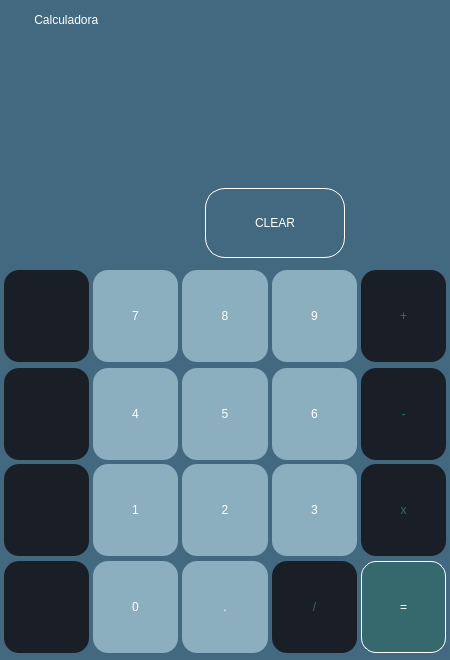
<?xml version="1.0" encoding="UTF-8"?>
<ui version="4.0">
 <class>MainWindow</class>
 <widget class="QMainWindow" name="MainWindow">
  <property name="geometry">
   <rect>
    <x>0</x>
    <y>0</y>
    <width>450</width>
    <height>660</height>
   </rect>
  </property>
  <property name="minimumSize">
   <size>
    <width>450</width>
    <height>660</height>
   </size>
  </property>
  <property name="windowTitle">
   <string>MainWindow</string>
  </property>
  <widget class="QWidget" name="centralwidget">
   <property name="styleSheet">
    <string notr="true">background-color: rgb(67, 105, 128);</string>
   </property>
   <layout class="QVBoxLayout" name="verticalLayout">
    <property name="spacing">
     <number>0</number>
    </property>
    <property name="leftMargin">
     <number>0</number>
    </property>
    <property name="topMargin">
     <number>0</number>
    </property>
    <property name="rightMargin">
     <number>0</number>
    </property>
    <property name="bottomMargin">
     <number>0</number>
    </property>
    <item>
     <widget class="QFrame" name="fr_cerrar">
      <property name="minimumSize">
       <size>
        <width>450</width>
        <height>40</height>
       </size>
      </property>
      <property name="maximumSize">
       <size>
        <width>16777215</width>
        <height>40</height>
       </size>
      </property>
      <property name="styleSheet">
       <string notr="true">border:0px;</string>
      </property>
      <property name="frameShape">
       <enum>QFrame::StyledPanel</enum>
      </property>
      <property name="frameShadow">
       <enum>QFrame::Raised</enum>
      </property>
      <layout class="QHBoxLayout" name="horizontalLayout">
       <property name="spacing">
        <number>0</number>
       </property>
       <property name="leftMargin">
        <number>5</number>
       </property>
       <property name="topMargin">
        <number>0</number>
       </property>
       <property name="rightMargin">
        <number>0</number>
       </property>
       <property name="bottomMargin">
        <number>0</number>
       </property>
       <item>
        <widget class="QLabel" name="icono">
         <property name="minimumSize">
          <size>
           <width>26</width>
           <height>26</height>
          </size>
         </property>
         <property name="maximumSize">
          <size>
           <width>26</width>
           <height>26</height>
          </size>
         </property>
         <property name="text">
          <string/>
         </property>
         <property name="pixmap">
          <pixmap>images/icon.png</pixmap>
         </property>
         <property name="scaledContents">
          <bool>true</bool>
         </property>
         <property name="indent">
          <number>-1</number>
         </property>
        </widget>
       </item>
       <item>
        <widget class="QLabel" name="titulo">
         <property name="styleSheet">
          <string notr="true">border:none;
font: 12pt &quot;Montserrat&quot;;
color: rgb(255, 255, 255);</string>
         </property>
         <property name="text">
          <string> Calculadora</string>
         </property>
        </widget>
       </item>
       <item>
        <spacer name="espaciador_cerrar">
         <property name="orientation">
          <enum>Qt::Horizontal</enum>
         </property>
         <property name="sizeHint" stdset="0">
          <size>
           <width>295</width>
           <height>17</height>
          </size>
         </property>
        </spacer>
       </item>
       <item>
        <widget class="QPushButton" name="bt_parentesis">
         <property name="maximumSize">
          <size>
           <width>0</width>
           <height>0</height>
          </size>
         </property>
         <property name="text">
          <string/>
         </property>
         <property name="shortcut">
          <string>(</string>
         </property>
        </widget>
       </item>
       <item>
        <widget class="QPushButton" name="bt_llaves">
         <property name="maximumSize">
          <size>
           <width>0</width>
           <height>0</height>
          </size>
         </property>
         <property name="text">
          <string/>
         </property>
         <property name="shortcut">
          <string>{</string>
         </property>
        </widget>
       </item>
       <item>
        <widget class="QPushButton" name="bt_corchetes">
         <property name="maximumSize">
          <size>
           <width>0</width>
           <height>0</height>
          </size>
         </property>
         <property name="text">
          <string/>
         </property>
         <property name="shortcut">
          <string>[</string>
         </property>
        </widget>
       </item>
       <item>
        <widget class="QPushButton" name="bt_llaves2">
         <property name="minimumSize">
          <size>
           <width>0</width>
           <height>0</height>
          </size>
         </property>
         <property name="maximumSize">
          <size>
           <width>0</width>
           <height>0</height>
          </size>
         </property>
         <property name="styleSheet">
          <string notr="true">QPushButton{
border:0px;
}</string>
         </property>
         <property name="text">
          <string/>
         </property>
         <property name="shortcut">
          <string>}</string>
         </property>
        </widget>
       </item>
       <item>
        <widget class="QPushButton" name="bt_corchetes2">
         <property name="minimumSize">
          <size>
           <width>0</width>
           <height>0</height>
          </size>
         </property>
         <property name="maximumSize">
          <size>
           <width>0</width>
           <height>0</height>
          </size>
         </property>
         <property name="styleSheet">
          <string notr="true">QPushButton{
border:0px;
}</string>
         </property>
         <property name="text">
          <string/>
         </property>
         <property name="shortcut">
          <string>]</string>
         </property>
        </widget>
       </item>
       <item>
        <widget class="QPushButton" name="bt_parentesis2">
         <property name="minimumSize">
          <size>
           <width>0</width>
           <height>0</height>
          </size>
         </property>
         <property name="maximumSize">
          <size>
           <width>0</width>
           <height>0</height>
          </size>
         </property>
         <property name="styleSheet">
          <string notr="true">QPushButton{
border:0px;
}</string>
         </property>
         <property name="text">
          <string/>
         </property>
         <property name="shortcut">
          <string>)</string>
         </property>
        </widget>
       </item>
       <item>
        <widget class="QPushButton" name="bt_minimizar">
         <property name="minimumSize">
          <size>
           <width>40</width>
           <height>40</height>
          </size>
         </property>
         <property name="maximumSize">
          <size>
           <width>40</width>
           <height>40</height>
          </size>
         </property>
         <property name="styleSheet">
          <string notr="true">QPushButton{
border:0px;
}

QPushButton:hover{
border:0px;
background-color:rgb(139, 175, 191);
}</string>
         </property>
         <property name="text">
          <string/>
         </property>
         <property name="icon">
          <iconset>
           <normaloff>images/minimizar.png</normaloff>images/minimizar.png</iconset>
         </property>
         <property name="iconSize">
          <size>
           <width>40</width>
           <height>40</height>
          </size>
         </property>
        </widget>
       </item>
       <item>
        <widget class="QPushButton" name="bt_reducir">
         <property name="minimumSize">
          <size>
           <width>40</width>
           <height>40</height>
          </size>
         </property>
         <property name="maximumSize">
          <size>
           <width>40</width>
           <height>40</height>
          </size>
         </property>
         <property name="styleSheet">
          <string notr="true">QPushButton{
border:0px;
}

QPushButton:hover{
border:0px;
background-color:rgb(139, 175, 191);
}</string>
         </property>
         <property name="text">
          <string/>
         </property>
         <property name="icon">
          <iconset>
           <normaloff>images/reducir.png</normaloff>images/reducir.png</iconset>
         </property>
         <property name="iconSize">
          <size>
           <width>40</width>
           <height>40</height>
          </size>
         </property>
        </widget>
       </item>
       <item>
        <widget class="QPushButton" name="bt_expandir">
         <property name="minimumSize">
          <size>
           <width>40</width>
           <height>40</height>
          </size>
         </property>
         <property name="maximumSize">
          <size>
           <width>40</width>
           <height>40</height>
          </size>
         </property>
         <property name="styleSheet">
          <string notr="true">QPushButton{
border:0px;
}

QPushButton:hover{
border:0px;
background-color:rgb(139, 175, 191);
}</string>
         </property>
         <property name="text">
          <string/>
         </property>
         <property name="icon">
          <iconset>
           <normaloff>images/expandir.png</normaloff>images/expandir.png</iconset>
         </property>
         <property name="iconSize">
          <size>
           <width>40</width>
           <height>40</height>
          </size>
         </property>
        </widget>
       </item>
       <item>
        <widget class="QPushButton" name="bt_cerrar">
         <property name="minimumSize">
          <size>
           <width>40</width>
           <height>40</height>
          </size>
         </property>
         <property name="maximumSize">
          <size>
           <width>40</width>
           <height>40</height>
          </size>
         </property>
         <property name="styleSheet">
          <string notr="true">QPushButton{
border:0px;
}

QPushButton:hover{
border:0px;
background-color:#ff0000;
}</string>
         </property>
         <property name="text">
          <string/>
         </property>
         <property name="icon">
          <iconset>
           <normaloff>images/cerrar.png</normaloff>images/cerrar.png</iconset>
         </property>
         <property name="iconSize">
          <size>
           <width>32</width>
           <height>32</height>
          </size>
         </property>
        </widget>
       </item>
      </layout>
     </widget>
    </item>
    <item>
     <widget class="QFrame" name="fr_input">
      <property name="minimumSize">
       <size>
        <width>450</width>
        <height>60</height>
       </size>
      </property>
      <property name="maximumSize">
       <size>
        <width>16777215</width>
        <height>60</height>
       </size>
      </property>
      <property name="styleSheet">
       <string notr="true">border:0px;</string>
      </property>
      <property name="frameShape">
       <enum>QFrame::StyledPanel</enum>
      </property>
      <property name="frameShadow">
       <enum>QFrame::Raised</enum>
      </property>
      <layout class="QHBoxLayout" name="horizontalLayout_7">
       <item>
        <widget class="QLabel" name="txt_input">
         <property name="styleSheet">
          <string notr="true">color:rgb(255,255,255);
font:  30pt &quot;Montserrat&quot;;</string>
         </property>
         <property name="text">
          <string/>
         </property>
        </widget>
       </item>
      </layout>
     </widget>
    </item>
    <item>
     <widget class="QFrame" name="fr_output">
      <property name="minimumSize">
       <size>
        <width>450</width>
        <height>80</height>
       </size>
      </property>
      <property name="maximumSize">
       <size>
        <width>16777215</width>
        <height>80</height>
       </size>
      </property>
      <property name="styleSheet">
       <string notr="true">border:0px;</string>
      </property>
      <property name="frameShape">
       <enum>QFrame::StyledPanel</enum>
      </property>
      <property name="frameShadow">
       <enum>QFrame::Raised</enum>
      </property>
      <layout class="QHBoxLayout" name="horizontalLayout_8">
       <item alignment="Qt::AlignVCenter">
        <widget class="QLabel" name="txt_output">
         <property name="styleSheet">
          <string notr="true">color:rgb(255,255,255);
font:  Bold 45pt &quot;Montserrat&quot;;</string>
         </property>
         <property name="text">
          <string/>
         </property>
        </widget>
       </item>
      </layout>
     </widget>
    </item>
    <item>
     <widget class="QFrame" name="fr_clear">
      <property name="minimumSize">
       <size>
        <width>450</width>
        <height>86</height>
       </size>
      </property>
      <property name="maximumSize">
       <size>
        <width>1920</width>
        <height>117</height>
       </size>
      </property>
      <property name="styleSheet">
       <string notr="true">border:0px;</string>
      </property>
      <property name="frameShape">
       <enum>QFrame::StyledPanel</enum>
      </property>
      <property name="frameShadow">
       <enum>QFrame::Raised</enum>
      </property>
      <layout class="QHBoxLayout" name="horizontalLayout_6">
       <property name="spacing">
        <number>4</number>
       </property>
       <property name="leftMargin">
        <number>4</number>
       </property>
       <property name="topMargin">
        <number>0</number>
       </property>
       <property name="rightMargin">
        <number>4</number>
       </property>
       <property name="bottomMargin">
        <number>0</number>
       </property>
       <item>
        <widget class="QPushButton" name="bt_rehacer">
         <property name="minimumSize">
          <size>
           <width>0</width>
           <height>80</height>
          </size>
         </property>
         <property name="styleSheet">
          <string notr="true">QPushButton{
border:0px;
}

QPushButton:hover{
border:0px;
border-radius:20px;
background-color:rgb(139, 175, 191);
}</string>
         </property>
         <property name="text">
          <string/>
         </property>
         <property name="icon">
          <iconset>
           <normaloff>images/redo.png</normaloff>images/redo.png</iconset>
         </property>
         <property name="iconSize">
          <size>
           <width>48</width>
           <height>48</height>
          </size>
         </property>
         <property name="shortcut">
          <string>Ctrl+Y</string>
         </property>
         <property name="checkable">
          <bool>false</bool>
         </property>
        </widget>
       </item>
       <item>
        <widget class="QPushButton" name="bt_deshacer">
         <property name="minimumSize">
          <size>
           <width>0</width>
           <height>80</height>
          </size>
         </property>
         <property name="styleSheet">
          <string notr="true">QPushButton{
border:0px;
}

QPushButton:hover{
border:0px;
border-radius:20px;
background-color:rgb(139, 175, 191);
}</string>
         </property>
         <property name="text">
          <string/>
         </property>
         <property name="icon">
          <iconset>
           <normaloff>images/undo.png</normaloff>images/undo.png</iconset>
         </property>
         <property name="iconSize">
          <size>
           <width>48</width>
           <height>48</height>
          </size>
         </property>
         <property name="shortcut">
          <string>Ctrl+Z</string>
         </property>
         <property name="checkable">
          <bool>false</bool>
         </property>
        </widget>
       </item>
       <item>
        <widget class="QPushButton" name="bt_limpiar">
         <property name="minimumSize">
          <size>
           <width>140</width>
           <height>70</height>
          </size>
         </property>
         <property name="styleSheet">
          <string notr="true">QPushButton{
border-radius:20px;
border: 1px solid rgb(255, 255, 255);
color:rgb(255,255,255);
font:  20pt &quot;Montserrat&quot;;
}

QPushButton:hover{
border:0px;
border-radius:20px;
background-color:rgb(255, 0, 0);
}</string>
         </property>
         <property name="text">
          <string>CLEAR</string>
         </property>
         <property name="shortcut">
          <string>Ctrl+Del</string>
         </property>
        </widget>
       </item>
       <item>
        <widget class="QPushButton" name="bt_borrar">
         <property name="minimumSize">
          <size>
           <width>0</width>
           <height>80</height>
          </size>
         </property>
         <property name="styleSheet">
          <string notr="true">QPushButton{
border:0px;
border-radius:20px;
}

QPushButton:hover{
border:0px;
background-color:rgb(139, 175, 191);
}</string>
         </property>
         <property name="text">
          <string/>
         </property>
         <property name="icon">
          <iconset>
           <normaloff>images/borrar.png</normaloff>images/borrar.png</iconset>
         </property>
         <property name="iconSize">
          <size>
           <width>48</width>
           <height>48</height>
          </size>
         </property>
         <property name="shortcut">
          <string>Backspace</string>
         </property>
         <property name="checkable">
          <bool>false</bool>
         </property>
        </widget>
       </item>
      </layout>
     </widget>
    </item>
    <item>
     <widget class="QFrame" name="fr_789">
      <property name="minimumSize">
       <size>
        <width>450</width>
        <height>100</height>
       </size>
      </property>
      <property name="maximumSize">
       <size>
        <width>1920</width>
        <height>133</height>
       </size>
      </property>
      <property name="styleSheet">
       <string notr="true">border:0px;</string>
      </property>
      <property name="frameShape">
       <enum>QFrame::StyledPanel</enum>
      </property>
      <property name="frameShadow">
       <enum>QFrame::Raised</enum>
      </property>
      <layout class="QHBoxLayout" name="horizontalLayout_5">
       <property name="spacing">
        <number>4</number>
       </property>
       <property name="leftMargin">
        <number>4</number>
       </property>
       <property name="topMargin">
        <number>0</number>
       </property>
       <property name="rightMargin">
        <number>4</number>
       </property>
       <property name="bottomMargin">
        <number>0</number>
       </property>
       <item>
        <widget class="QPushButton" name="bt_parentesis_completo">
         <property name="minimumSize">
          <size>
           <width>78</width>
           <height>92</height>
          </size>
         </property>
         <property name="styleSheet">
          <string notr="true">QPushButton {
    background-color: rgb(26, 30, 39);
    border-radius: 15px;
    color: rgb(54, 105, 110);
}

QPushButton:hover {
	background-color: rgb(139, 175, 191);
}</string>
         </property>
         <property name="text">
          <string/>
         </property>
         <property name="icon">
          <iconset>
           <normaloff>images/parentesis.png</normaloff>images/parentesis.png</iconset>
         </property>
         <property name="iconSize">
          <size>
           <width>48</width>
           <height>48</height>
          </size>
         </property>
        </widget>
       </item>
       <item>
        <widget class="QPushButton" name="bt_7">
         <property name="minimumSize">
          <size>
           <width>78</width>
           <height>92</height>
          </size>
         </property>
         <property name="styleSheet">
          <string notr="true">QPushButton {
	background-color: rgb(139, 175, 191);
    border-radius: 15px;
    color: rgb(255, 255, 255);
	font: 30pt &quot;Montserrat&quot;;
}

QPushButton:hover {
	background-color: rgb(26, 30, 39);
}</string>
         </property>
         <property name="text">
          <string>7</string>
         </property>
         <property name="shortcut">
          <string>7</string>
         </property>
        </widget>
       </item>
       <item>
        <widget class="QPushButton" name="bt_8">
         <property name="minimumSize">
          <size>
           <width>78</width>
           <height>92</height>
          </size>
         </property>
         <property name="styleSheet">
          <string notr="true">QPushButton {
	background-color: rgb(139, 175, 191);
    border-radius: 15px;
    color: rgb(255, 255, 255);
	font: 30pt &quot;Montserrat&quot;;
}

QPushButton:hover {
	background-color: rgb(26, 30, 39);
}</string>
         </property>
         <property name="text">
          <string>8</string>
         </property>
         <property name="shortcut">
          <string>8</string>
         </property>
        </widget>
       </item>
       <item>
        <widget class="QPushButton" name="bt_9">
         <property name="minimumSize">
          <size>
           <width>78</width>
           <height>92</height>
          </size>
         </property>
         <property name="styleSheet">
          <string notr="true">QPushButton {
	background-color: rgb(139, 175, 191);
    border-radius: 15px;
    color: rgb(255, 255, 255);
	font:  30pt &quot;Montserrat&quot;;
}

QPushButton:hover {
	background-color: rgb(26, 30, 39);
}</string>
         </property>
         <property name="text">
          <string>9</string>
         </property>
         <property name="shortcut">
          <string>9</string>
         </property>
        </widget>
       </item>
       <item>
        <widget class="QPushButton" name="bt_sum">
         <property name="minimumSize">
          <size>
           <width>78</width>
           <height>92</height>
          </size>
         </property>
         <property name="styleSheet">
          <string notr="true">QPushButton {
    background-color: rgb(26, 30, 39);
    border-radius: 15px;
    color: rgb(54, 105, 110);
	font: 30pt &quot;Montserrat&quot;;
}

QPushButton:hover {
	background-color: rgb(139, 175, 191);
}
</string>
         </property>
         <property name="text">
          <string>+</string>
         </property>
         <property name="shortcut">
          <string>+</string>
         </property>
        </widget>
       </item>
      </layout>
     </widget>
    </item>
    <item>
     <widget class="QFrame" name="fr_456">
      <property name="minimumSize">
       <size>
        <width>450</width>
        <height>96</height>
       </size>
      </property>
      <property name="maximumSize">
       <size>
        <width>1920</width>
        <height>129</height>
       </size>
      </property>
      <property name="styleSheet">
       <string notr="true">border:0px;</string>
      </property>
      <property name="frameShape">
       <enum>QFrame::StyledPanel</enum>
      </property>
      <property name="frameShadow">
       <enum>QFrame::Raised</enum>
      </property>
      <layout class="QHBoxLayout" name="horizontalLayout_4">
       <property name="spacing">
        <number>4</number>
       </property>
       <property name="leftMargin">
        <number>4</number>
       </property>
       <property name="topMargin">
        <number>0</number>
       </property>
       <property name="rightMargin">
        <number>4</number>
       </property>
       <property name="bottomMargin">
        <number>0</number>
       </property>
       <item>
        <widget class="QPushButton" name="bt_llaves_completo">
         <property name="minimumSize">
          <size>
           <width>78</width>
           <height>92</height>
          </size>
         </property>
         <property name="styleSheet">
          <string notr="true">QPushButton {
    background-color: rgb(26, 30, 39);
    border-radius: 15px;
    color: rgb(54, 105, 110);
}

QPushButton:hover {
	background-color: rgb(139, 175, 191);
}</string>
         </property>
         <property name="text">
          <string/>
         </property>
         <property name="icon">
          <iconset>
           <normaloff>images/llaves.png</normaloff>images/llaves.png</iconset>
         </property>
         <property name="iconSize">
          <size>
           <width>48</width>
           <height>48</height>
          </size>
         </property>
        </widget>
       </item>
       <item>
        <widget class="QPushButton" name="bt_4">
         <property name="minimumSize">
          <size>
           <width>78</width>
           <height>92</height>
          </size>
         </property>
         <property name="styleSheet">
          <string notr="true">QPushButton {
	background-color: rgb(139, 175, 191);
    border-radius: 15px;
    color: rgb(255, 255, 255);
	font: 30pt &quot;Montserrat&quot;;
}

QPushButton:hover {
	background-color: rgb(26, 30, 39);
}</string>
         </property>
         <property name="text">
          <string>4</string>
         </property>
         <property name="shortcut">
          <string>4</string>
         </property>
        </widget>
       </item>
       <item>
        <widget class="QPushButton" name="bt_5">
         <property name="minimumSize">
          <size>
           <width>78</width>
           <height>92</height>
          </size>
         </property>
         <property name="styleSheet">
          <string notr="true">QPushButton {
	background-color: rgb(139, 175, 191);
    border-radius: 15px;
    color: rgb(255, 255, 255);
	font: 30pt &quot;Montserrat&quot;;
}

QPushButton:hover {
	background-color: rgb(26, 30, 39);
}</string>
         </property>
         <property name="text">
          <string>5</string>
         </property>
         <property name="shortcut">
          <string>5</string>
         </property>
        </widget>
       </item>
       <item>
        <widget class="QPushButton" name="bt_6">
         <property name="minimumSize">
          <size>
           <width>78</width>
           <height>92</height>
          </size>
         </property>
         <property name="styleSheet">
          <string notr="true">QPushButton {
	background-color: rgb(139, 175, 191);
    border-radius: 15px;
    color: rgb(255, 255, 255);
	font: 30pt &quot;Montserrat&quot;;
}

QPushButton:hover {
	background-color: rgb(26, 30, 39);
}</string>
         </property>
         <property name="text">
          <string>6</string>
         </property>
         <property name="shortcut">
          <string>6</string>
         </property>
        </widget>
       </item>
       <item>
        <widget class="QPushButton" name="bt_dif">
         <property name="minimumSize">
          <size>
           <width>78</width>
           <height>92</height>
          </size>
         </property>
         <property name="styleSheet">
          <string notr="true">QPushButton {
    background-color: rgb(26, 30, 39);
    border-radius: 15px;
    color: rgb(54, 105, 110);
	font:30pt &quot;Montserrat&quot;;
}

QPushButton:hover {
	background-color: rgb(139, 175, 191);
}
</string>
         </property>
         <property name="text">
          <string>-</string>
         </property>
         <property name="shortcut">
          <string>-</string>
         </property>
        </widget>
       </item>
      </layout>
     </widget>
    </item>
    <item>
     <widget class="QFrame" name="fr_123">
      <property name="minimumSize">
       <size>
        <width>450</width>
        <height>96</height>
       </size>
      </property>
      <property name="maximumSize">
       <size>
        <width>16777215</width>
        <height>129</height>
       </size>
      </property>
      <property name="styleSheet">
       <string notr="true">border:0px;</string>
      </property>
      <property name="frameShape">
       <enum>QFrame::StyledPanel</enum>
      </property>
      <property name="frameShadow">
       <enum>QFrame::Raised</enum>
      </property>
      <layout class="QHBoxLayout" name="horizontalLayout_3">
       <property name="spacing">
        <number>4</number>
       </property>
       <property name="leftMargin">
        <number>4</number>
       </property>
       <property name="topMargin">
        <number>0</number>
       </property>
       <property name="rightMargin">
        <number>4</number>
       </property>
       <property name="bottomMargin">
        <number>0</number>
       </property>
       <item>
        <widget class="QPushButton" name="bt_corchetes_completo">
         <property name="minimumSize">
          <size>
           <width>78</width>
           <height>92</height>
          </size>
         </property>
         <property name="styleSheet">
          <string notr="true">QPushButton {
    background-color: rgb(26, 30, 39);
    border-radius: 15px;
    color: rgb(54, 105, 110);
}

QPushButton:hover {
	background-color: rgb(139, 175, 191);
}</string>
         </property>
         <property name="text">
          <string/>
         </property>
         <property name="icon">
          <iconset>
           <normaloff>images/corchetes.png</normaloff>images/corchetes.png</iconset>
         </property>
         <property name="iconSize">
          <size>
           <width>48</width>
           <height>48</height>
          </size>
         </property>
        </widget>
       </item>
       <item>
        <widget class="QPushButton" name="bt_1">
         <property name="minimumSize">
          <size>
           <width>78</width>
           <height>92</height>
          </size>
         </property>
         <property name="styleSheet">
          <string notr="true">QPushButton {
	background-color: rgb(139, 175, 191);
    border-radius: 15px;
    color: rgb(255, 255, 255);
	font: 30pt &quot;Montserrat&quot;;
}

QPushButton:hover {
	background-color: rgb(26, 30, 39);
}</string>
         </property>
         <property name="text">
          <string>1</string>
         </property>
         <property name="shortcut">
          <string>1</string>
         </property>
        </widget>
       </item>
       <item>
        <widget class="QPushButton" name="bt_2">
         <property name="minimumSize">
          <size>
           <width>78</width>
           <height>92</height>
          </size>
         </property>
         <property name="styleSheet">
          <string notr="true">QPushButton {
	background-color: rgb(139, 175, 191);
    border-radius: 15px;
    color: rgb(255, 255, 255);
	font: 30pt &quot;Montserrat&quot;;
}

QPushButton:hover {
	background-color: rgb(26, 30, 39);
}</string>
         </property>
         <property name="text">
          <string>2</string>
         </property>
         <property name="shortcut">
          <string>2</string>
         </property>
        </widget>
       </item>
       <item>
        <widget class="QPushButton" name="bt_3">
         <property name="minimumSize">
          <size>
           <width>78</width>
           <height>92</height>
          </size>
         </property>
         <property name="styleSheet">
          <string notr="true">QPushButton {
	background-color: rgb(139, 175, 191);
    border-radius: 15px;
    color: rgb(255, 255, 255);
	font: 30pt &quot;Montserrat&quot;;
}

QPushButton:hover {
	background-color: rgb(26, 30, 39);
}</string>
         </property>
         <property name="text">
          <string>3</string>
         </property>
         <property name="shortcut">
          <string>3</string>
         </property>
        </widget>
       </item>
       <item>
        <widget class="QPushButton" name="bt_mul">
         <property name="minimumSize">
          <size>
           <width>78</width>
           <height>92</height>
          </size>
         </property>
         <property name="maximumSize">
          <size>
           <width>16777215</width>
           <height>16777215</height>
          </size>
         </property>
         <property name="styleSheet">
          <string notr="true">QPushButton {
    background-color: rgb(26, 30, 39);
    border-radius: 15px;
    color: rgb(54, 105, 110);
	font:30pt &quot;Montserrat&quot;;
}

QPushButton:hover {
	background-color: rgb(139, 175, 191);
}
</string>
         </property>
         <property name="text">
          <string>x</string>
         </property>
         <property name="shortcut">
          <string>*</string>
         </property>
        </widget>
       </item>
      </layout>
     </widget>
    </item>
    <item>
     <widget class="QFrame" name="fr_0">
      <property name="minimumSize">
       <size>
        <width>450</width>
        <height>102</height>
       </size>
      </property>
      <property name="maximumSize">
       <size>
        <width>16777215</width>
        <height>135</height>
       </size>
      </property>
      <property name="styleSheet">
       <string notr="true">border:0px;</string>
      </property>
      <property name="frameShape">
       <enum>QFrame::StyledPanel</enum>
      </property>
      <property name="frameShadow">
       <enum>QFrame::Raised</enum>
      </property>
      <layout class="QHBoxLayout" name="horizontalLayout_2">
       <property name="spacing">
        <number>4</number>
       </property>
       <property name="leftMargin">
        <number>4</number>
       </property>
       <property name="topMargin">
        <number>0</number>
       </property>
       <property name="rightMargin">
        <number>4</number>
       </property>
       <property name="bottomMargin">
        <number>4</number>
       </property>
       <item>
        <widget class="QPushButton" name="bt_pow">
         <property name="minimumSize">
          <size>
           <width>78</width>
           <height>92</height>
          </size>
         </property>
         <property name="styleSheet">
          <string notr="true">QPushButton {
    background-color: rgb(26, 30, 39);
    border-radius: 15px;
    color: rgb(54, 105, 110);
	font: 48pt &quot;DejaVu Sans&quot;;
}

QPushButton:hover {
	background-color: rgb(139, 175, 191);
}</string>
         </property>
         <property name="text">
          <string/>
         </property>
         <property name="icon">
          <iconset>
           <normaloff>images/pow.png</normaloff>images/pow.png</iconset>
         </property>
         <property name="iconSize">
          <size>
           <width>40</width>
           <height>40</height>
          </size>
         </property>
         <property name="shortcut">
          <string>Ctrl+P</string>
         </property>
        </widget>
       </item>
       <item>
        <widget class="QPushButton" name="bt_0">
         <property name="minimumSize">
          <size>
           <width>78</width>
           <height>92</height>
          </size>
         </property>
         <property name="styleSheet">
          <string notr="true">QPushButton {
	background-color: rgb(139, 175, 191);
    border-radius: 15px;
    color: rgb(255, 255, 255);
	font: 30pt &quot;Montserrat&quot;;
}

QPushButton:hover {
	background-color: rgb(26, 30, 39);
}</string>
         </property>
         <property name="text">
          <string>0</string>
         </property>
         <property name="shortcut">
          <string>0</string>
         </property>
        </widget>
       </item>
       <item>
        <widget class="QPushButton" name="bt_punto">
         <property name="minimumSize">
          <size>
           <width>78</width>
           <height>92</height>
          </size>
         </property>
         <property name="styleSheet">
          <string notr="true">QPushButton {
	background-color: rgb(139, 175, 191);
    border-radius: 15px;
    color: rgb(255, 255, 255);
	font: 30pt &quot;Montserrat&quot;;
}

QPushButton:hover {
	background-color: rgb(26, 30, 39);
}</string>
         </property>
         <property name="text">
          <string>.</string>
         </property>
         <property name="shortcut">
          <string>.</string>
         </property>
        </widget>
       </item>
       <item>
        <widget class="QPushButton" name="bt_div">
         <property name="minimumSize">
          <size>
           <width>78</width>
           <height>92</height>
          </size>
         </property>
         <property name="styleSheet">
          <string notr="true">QPushButton {
    background-color: rgb(26, 30, 39);
    border-radius: 15px;
    color: rgb(54, 105, 110);
	font:30pt &quot;Montserrat&quot;;
}

QPushButton:hover {
	background-color: rgb(139, 175, 191);
}
</string>
         </property>
         <property name="text">
          <string>/</string>
         </property>
         <property name="shortcut">
          <string>/</string>
         </property>
        </widget>
       </item>
       <item>
        <widget class="QPushButton" name="bt_resul">
         <property name="minimumSize">
          <size>
           <width>78</width>
           <height>92</height>
          </size>
         </property>
         <property name="maximumSize">
          <size>
           <width>16777215</width>
           <height>16777215</height>
          </size>
         </property>
         <property name="styleSheet">
          <string notr="true">QPushButton {
    background-color: rgb(54, 105, 110);
    border-radius: 15px;
    color: rgb(255, 255, 255);
    border: 1px solid rgb(255, 255, 255);
	font: Bold 30pt &quot;Montserrat&quot;;
}

QPushButton:hover {
	background-color: rgb(255, 255, 255);
    color: rgb(139, 175, 191);
}
</string>
         </property>
         <property name="text">
          <string>=</string>
         </property>
         <property name="shortcut">
          <string>Return</string>
         </property>
        </widget>
       </item>
      </layout>
     </widget>
    </item>
   </layout>
  </widget>
 </widget>
 <resources/>
 <connections/>
</ui>
